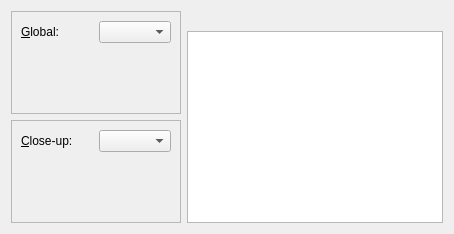
<?xml version="1.0" encoding="UTF-8"?>
<ui version="4.0">
 <author>GOU Lingfeng</author>
 <class>gapr::fix::ChannelsDialog</class>
 <widget class="QDialog" name="gapr::fix::ChannelsDialog">
  <property name="geometry">
   <rect>
    <x>0</x>
    <y>0</y>
    <width>320</width>
    <height>320</height>
   </rect>
  </property>
  <property name="windowTitle">
   <string>Channels</string>
  </property>
  <layout class="QHBoxLayout" name="horizontalLayout_2">
   <property name="sizeConstraint">
    <enum>QLayout::SetFixedSize</enum>
   </property>
   <item>
    <layout class="QVBoxLayout" name="verticalLayout">
     <item>
      <widget class="QFrame" name="frame_global">
       <property name="frameShape">
        <enum>QFrame::StyledPanel</enum>
       </property>
       <property name="frameShadow">
        <enum>QFrame::Raised</enum>
       </property>
       <layout class="QVBoxLayout" name="verticalLayout_4">
        <item>
         <layout class="QHBoxLayout" name="horizontalLayout_4">
          <item>
           <widget class="QLabel" name="label_6">
            <property name="text">
             <string>&amp;Global:</string>
            </property>
            <property name="buddy">
             <cstring>select_global</cstring>
            </property>
           </widget>
          </item>
          <item>
           <spacer name="horizontalSpacer_2">
            <property name="orientation">
             <enum>Qt::Horizontal</enum>
            </property>
            <property name="sizeHint" stdset="0">
             <size>
              <width>20</width>
              <height>20</height>
             </size>
            </property>
           </spacer>
          </item>
          <item>
           <widget class="QComboBox" name="select_global"/>
          </item>
         </layout>
        </item>
        <item>
         <widget class="gapr::range_widget" name="xfunc_global"/>
        </item>
       </layout>
      </widget>
     </item>
     <item>
      <widget class="QFrame" name="frame_closeup">
       <property name="frameShape">
        <enum>QFrame::StyledPanel</enum>
       </property>
       <property name="frameShadow">
        <enum>QFrame::Raised</enum>
       </property>
       <layout class="QVBoxLayout" name="verticalLayout_3">
        <item>
         <layout class="QHBoxLayout" name="horizontalLayout_5">
          <item>
           <widget class="QLabel" name="label_7">
            <property name="text">
             <string>&amp;Close-up:</string>
            </property>
            <property name="buddy">
             <cstring>select_closeup</cstring>
            </property>
           </widget>
          </item>
          <item>
           <spacer name="horizontalSpacer_3">
            <property name="orientation">
             <enum>Qt::Horizontal</enum>
            </property>
            <property name="sizeHint" stdset="0">
             <size>
              <width>20</width>
              <height>20</height>
             </size>
            </property>
           </spacer>
          </item>
          <item>
           <widget class="QComboBox" name="select_closeup"/>
          </item>
         </layout>
        </item>
        <item>
         <widget class="gapr::range_widget" name="xfunc_closeup"/>
        </item>
       </layout>
      </widget>
     </item>
    </layout>
   </item>
   <item>
    <layout class="QVBoxLayout" name="verticalLayout_7">
     <item>
      <layout class="QVBoxLayout" name="verticalLayout_2">
       <item>
        <widget class="QLabel" name="label_5">
         <property name="text">
          <string/>
         </property>
        </widget>
       </item>
       <item>
        <widget class="QListWidget" name="listWidget"/>
       </item>
      </layout>
     </item>
    </layout>
   </item>
  </layout>
 </widget>
 <customwidgets>
  <customwidget>
   <class>gapr::range_widget</class>
   <extends>QWidget</extends>
   <header location="global">QWidget</header>
  </customwidget>
 </customwidgets>
 <resources/>
 <connections/>
</ui>
